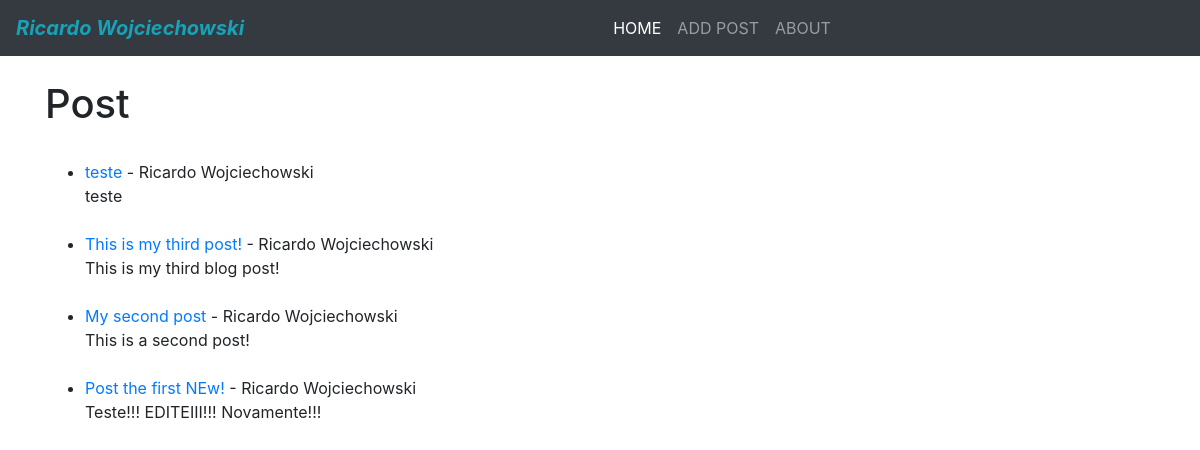
The app's page /, older data.
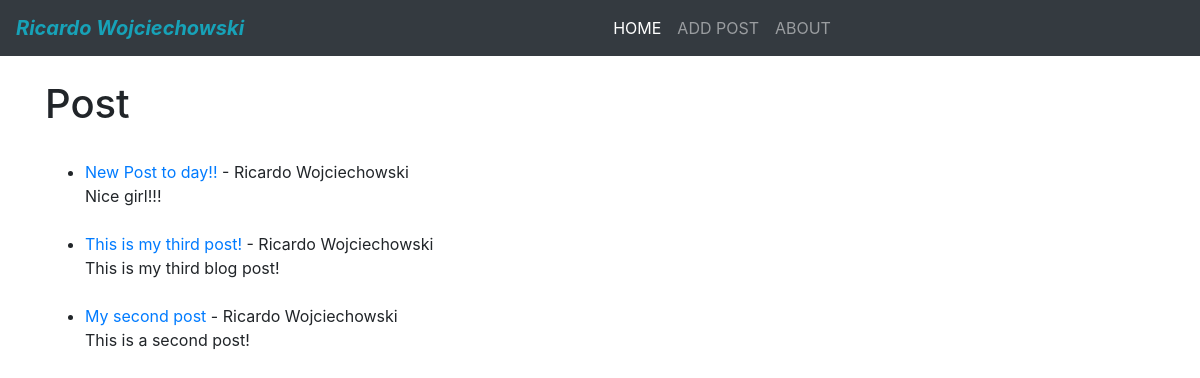
The same page, newer data.
### blog/models.py (models this page shows, shortened)
class Post(models.Model):
    title = models.CharField(max_length=255)
    title_tag = models.CharField(max_length=255, default="Post")
    author = models.ForeignKey(User, on_delete=models.CASCADE)
    body = models.TextField()

### blog/views.py (the view)
# urls.py: path('', HomeView.as_view(), name="home"),
class HomeView(ListView):
    model = Post
    template_name = 'home.html'
    ordering = ['-id']

### blog/templates/home.html
{% extends 'base.html' %}
{% block content %}
<h1>Post</h1>
<ul>
    {% for post in object_list %}
    <br>
    <li>
        <a href="{% url 'article-detail' post.pk %}">{{ post.title }}</a>
        - {{ post.author.first_name }} {{ post.author.last_name }}
        <br />
        {{ post.body }}
    </li>
    {% endfor %}
</ul>
{% endblock %}

### blog/templates/base.html (shortened to what this page needs)
<!doctype html>
<html lang="en">
<head>
    <link rel="stylesheet" href="https://maxcdn.bootstrapcdn.com/bootstrap/4.0.0/css/bootstrap.min.css"
>
</head>
<body>
    {% include "navbar.html" %}
    <div class="container">
        {% block content %}
        {% endblock %}
    </div>
</body>
</html>

### blog/templates/navbar.html (shortened to what this page needs)
{% url 'home' as home %}
{% url 'add_post' as add_post %}
{% url 'about' as about %}
<nav class="navbar navbar-expand-lg navbar-dark bg-dark mb-4">
    <a class="navbar-brand text-info font-italic font-weight-bold">Ricardo Wojciechowski</a>
    <div class="collapse navbar-collapse" id="navbarSupportedContent">
        <ul class="navbar-nav mr-auto mx-auto">
            <li class="nav-item {% if request.path == home %} active {% endif %}">
                <a class="nav-link" href="{% url 'home' %}">HOME</a>
            </li>
            <li class="nav-item {% if request.path == add_post %} active {% endif %}">
                <a class="nav-link" href="{% url 'add_post' %}">ADD POST</a>
            </li>
            <li class="nav-item {% if request.path == about %} active {% endif %}">
                <a class="nav-link" href="#">ABOUT</a>
            </li>
        </ul>
    </div>
</nav>

Row changes from the older to the newer data that the page shows:
removed Post: title "teste", author.first_name "Ricardo", author.last_name "Wojciechowski", body "teste"
removed Post: title "Post the first NEw!", author.first_name "Ricardo", author.last_name "Wojciechowski", body "Teste!!! EDITEIII!!! Novamente!!!"
added Post: title "New Post to day!!", author.first_name "Ricardo", author.last_name "Wojciechowski", body "Nice girl!!!"
